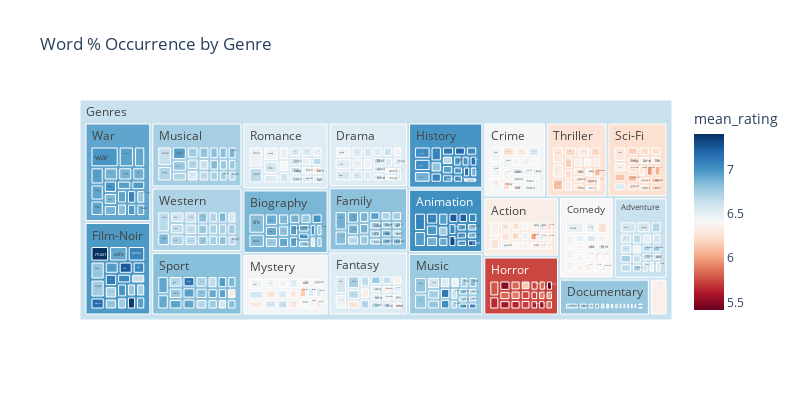

Notebook code for this chart:
### Code cell
viz.plot_treemap()

### Figure 1 — Plotly figure (JSON) as saved in the notebook; plotly's stock layout.template omitted (floating-point values rounded to 4 significant figures; data arrays with more than 128 entries replaced by an {"elided": "..."} marker saying what was removed)
{"data": [{"branchvalues": "total", "customdata": {"elided": "461x1 float values"}, "domain": {"x": [0, 1], "y": [0, 1]}, "hovertemplate": "labels=%{label}<br>%_occurrence=%{value}<br>parent=%{parent}<br>id=%{id}<br>mean_rating=%{color}<extra></extra>", "ids": {"elided": "461 str values"}, "labels": {"elided": "461 str values"}, "marker": {"coloraxis": "coloraxis", "colors": {"elided": "461 float values"}}, "name": "", "parents": {"elided": "461 str values"}, "type": "treemap", "values": {"elided": "461 float values"}}], "layout": {"coloraxis": {"colorbar": {"title": {"text": "mean_rating"}}, "colorscale": [[0, "rgb(103,0,31)"], [0.1, "rgb(178,24,43)"], [0.2, "rgb(214,96,77)"], [0.3, "rgb(244,165,130)"], [0.4, "rgb(253,219,199)"], [0.5, "rgb(247,247,247)"], [0.6, "rgb(209,229,240)"], [0.7, "rgb(146,197,222)"], [0.8, "rgb(67,147,195)"], [0.9, "rgb(33,102,172)"], [1, "rgb(5,48,97)"]]}, "height": 400, "legend": {"tracegroupgap": 0}, "title": {"text": "Word % Occurrence by Genre"}, "width": 800}}
